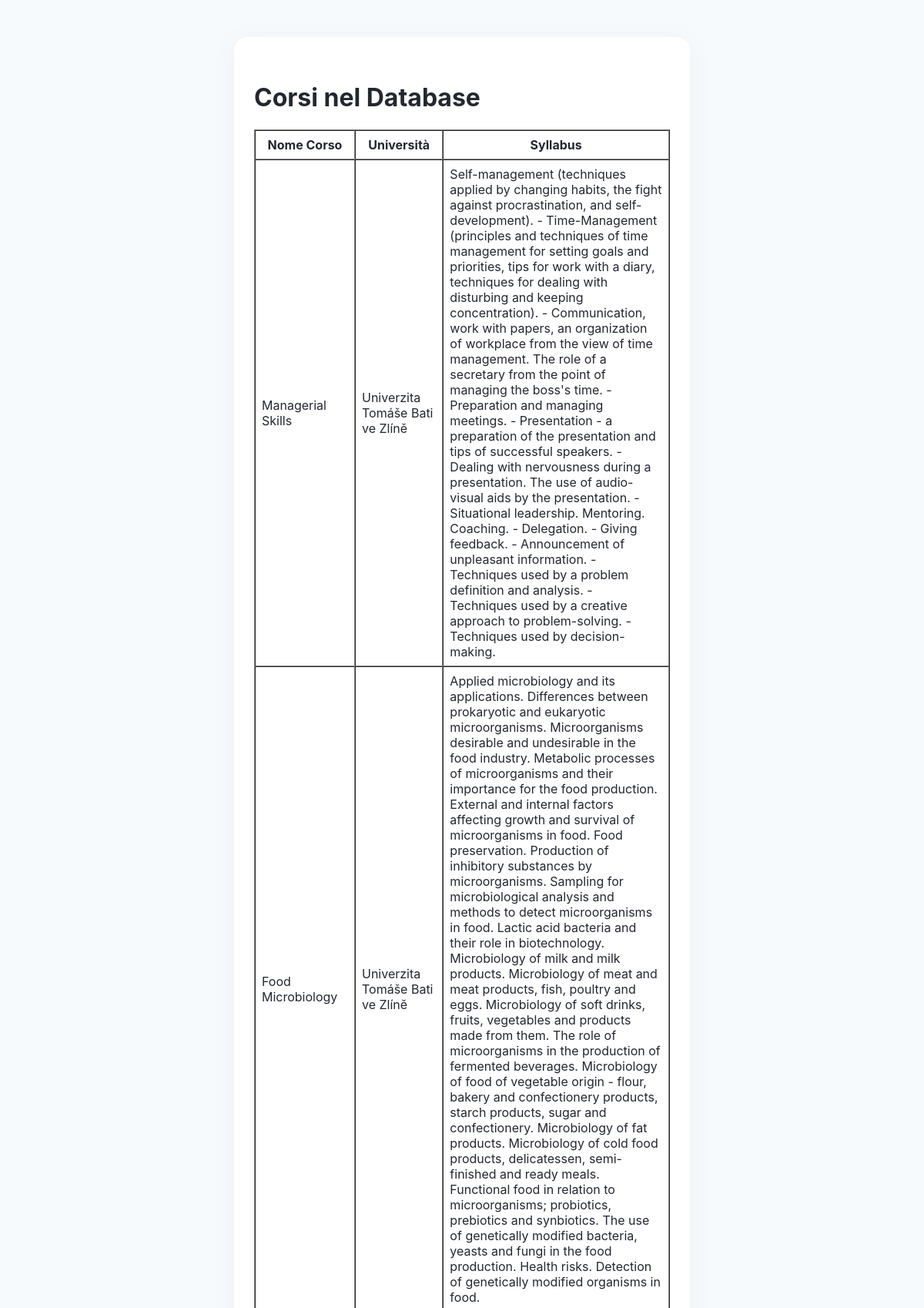
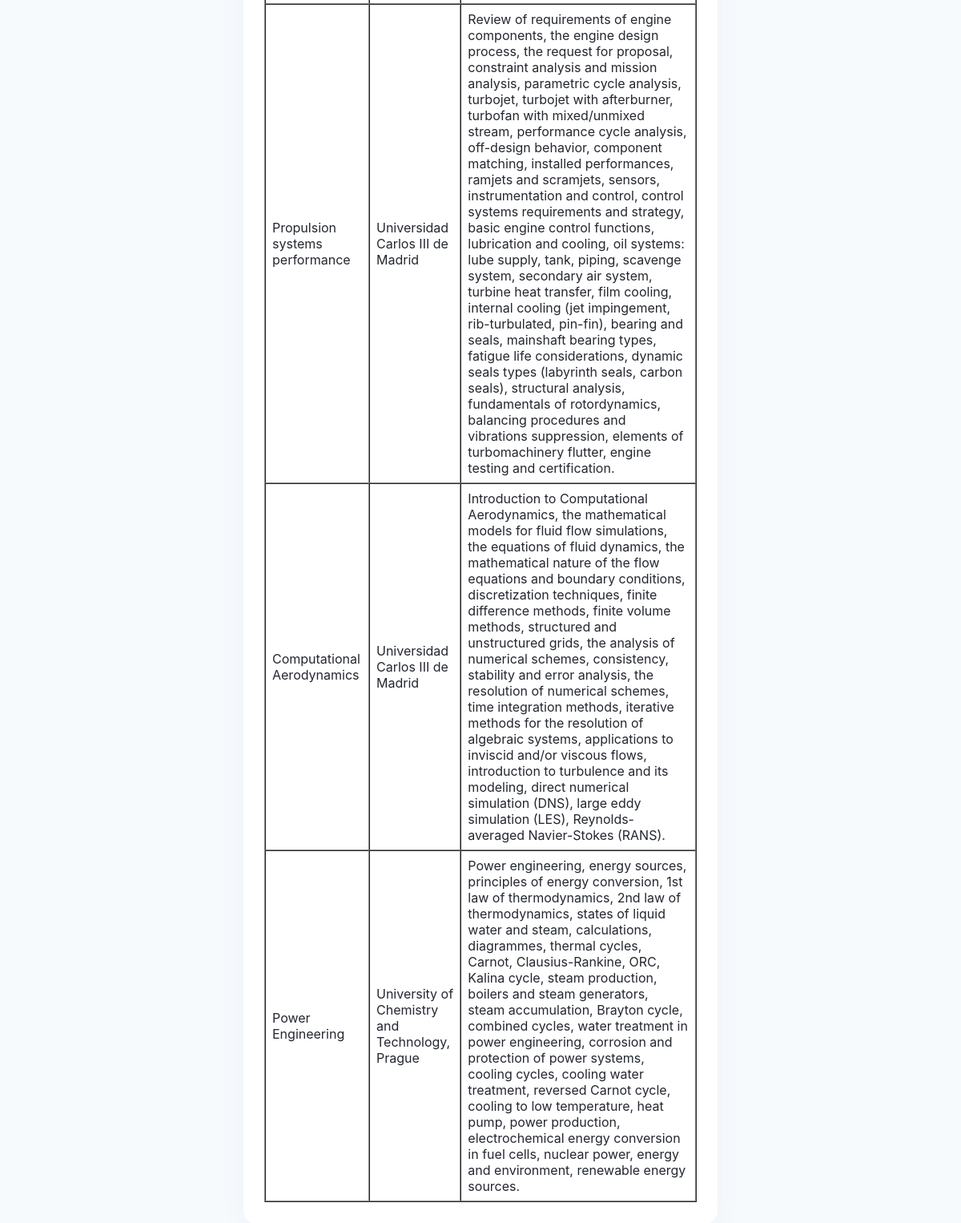
/corsi, run on the app's committed database (2 pictures, top to bottom).
### app/models.py (models this page shows)
class Course(db.Model):
    id = db.Column(db.Integer, primary_key=True)
    name = db.Column(db.String(100), nullable=False)
    syllabus = db.Column(db.Text, nullable=False)
    embedding = db.Column(db.PickleType, nullable=True)
    university_id = db.Column(db.Integer, db.ForeignKey('university.id'), nullable=False)

class University(db.Model):
    id = db.Column(db.Integer, primary_key=True)
    name = db.Column(db.String(100), nullable=False)
    courses = db.relationship('Course', backref='university', lazy=True)

### app/routes.py (the view)
@app.route('/corsi')
def lista_corsi():
    corsi = Course.query.all()
    return render_template('corsi.html', corsi=corsi)

### app/templates/corsi.html (shortened to what this page needs)
<!DOCTYPE html>
<html lang="it">
<head>
    <link rel="stylesheet" href="{{ url_for('static', filename='style.css') }}">
</head>
<body>
    <div class="container">
        <h1>Corsi nel Database</h1>
        <table border="1" cellspacing="0" cellpadding="8">
            <tr>
                <th>Nome Corso</th>
                <th>Università</th>
                <th>Syllabus</th>
            </tr>
            {% for corso in corsi %}
            <tr>
                <td>{{ corso.name }}</td>
                <td>{{ corso.university.name }}</td>
                <td>{{ corso.syllabus }}</td>
            </tr>
            {% endfor %}
        </table>
    </div>
</body>
</html>

### app/static/style.css (style rules this page uses)
body, html { height: 100%; margin: 0; padding: 0; font-family: 'Montserrat', 'Inter', 'Segoe UI', Arial, sans-serif; background: #f7fafd; color: #23272f; min-height: 100vh; }
.container { max-width: 540px; width: 96%; margin: 48px auto; background: #fff; border-radius: 18px; box-shadow: 0 4px 32px rgba(60, 80, 120, 0.06); padding: 38px 26px 28px 26px; display: flex; flex-direction: column; align-items: stretch; min-height: 56vh; }

### data on the page
Course: name "Managerial Skills", university.name "Univerzita Tomáše Bati ve Zlíně", syllabus "Self-management (techniques applied by changing habits, the fight against procrastination, and self-development). - Time-Management (principles and techniques of time management for setting goals and priorities, tips for work with a diary, techniques for dealing with disturbing and keeping concentration). - Communication, work with papers, an organization of workplace from the view of time management. The role of a secretary from the point of managing the boss's time. - Preparation and managing meetings. - Presentation - a preparation of the presentation and tips of successful speakers. - Dealing with nervousness during a presentation. The use of audio-visual aids by the presentation. -…"
Course: name "Food Microbiology", university.name "Univerzita Tomáše Bati ve Zlíně", syllabus "Applied microbiology and its applications. Differences between prokaryotic and eukaryotic microorganisms. Microorganisms desirable and undesirable in the food industry. Metabolic processes of microorganisms and their importance for the food production. External and internal factors affecting growth and survival of microorganisms in food. Food preservation. Production of inhibitory substances by microorganisms. Sampling for microbiological analysis and methods to detect microorganisms in food. Lactic acid bacteria and their role in biotechnology. Microbiology of milk and milk products. Microbiology of meat and meat products, fish, poultry and eggs. Microbiology of soft drinks, fruits,…"
Course: name "Propulsion systems performance", university.name "Universidad Carlos III de Madrid", syllabus "Review of requirements of engine components, the engine design process, the request for proposal, constraint analysis and mission analysis, parametric cycle analysis, turbojet, turbojet with afterburner, turbofan with mixed/unmixed stream, performance cycle analysis, off-design behavior, component matching, installed performances, ramjets and scramjets, sensors, instrumentation and control, control systems requirements and strategy, basic engine control functions, lubrication and cooling, oil systems: lube supply, tank, piping, scavenge system, secondary air system, turbine heat transfer, film cooling, internal cooling (jet impingement, rib-turbulated, pin-fin), bearing and seals, mainshaft…"
Course: name "Computational Aerodynamics", university.name "Universidad Carlos III de Madrid", syllabus "Introduction to Computational Aerodynamics, the mathematical models for fluid flow simulations, the equations of fluid dynamics, the mathematical nature of the flow equations and boundary conditions, discretization techniques, finite difference methods, finite volume methods, structured and unstructured grids, the analysis of numerical schemes, consistency, stability and error analysis, the resolution of numerical schemes, time integration methods, iterative methods for the resolution of algebraic systems, applications to inviscid and/or viscous flows, introduction to turbulence and its modeling, direct numerical simulation (DNS), large eddy simulation (LES), Reynolds-averaged Navier-Stokes…"
Course: name "Power Engineering", university.name "University of Chemistry and Technology, Prague", syllabus "Power engineering, energy sources, principles of energy conversion, 1st law of thermodynamics, 2nd law of thermodynamics, states of liquid water and steam, calculations, diagrammes, thermal cycles, Carnot, Clausius-Rankine, ORC, Kalina cycle, steam production, boilers and steam generators, steam accumulation, Brayton cycle, combined cycles, water treatment in power engineering, corrosion and protection of power systems, cooling cycles, cooling water treatment, reversed Carnot cycle, cooling to low temperature, heat pump, power production, electrochemical energy conversion in fuel cells, nuclear power, energy and environment, renewable energy sources."
